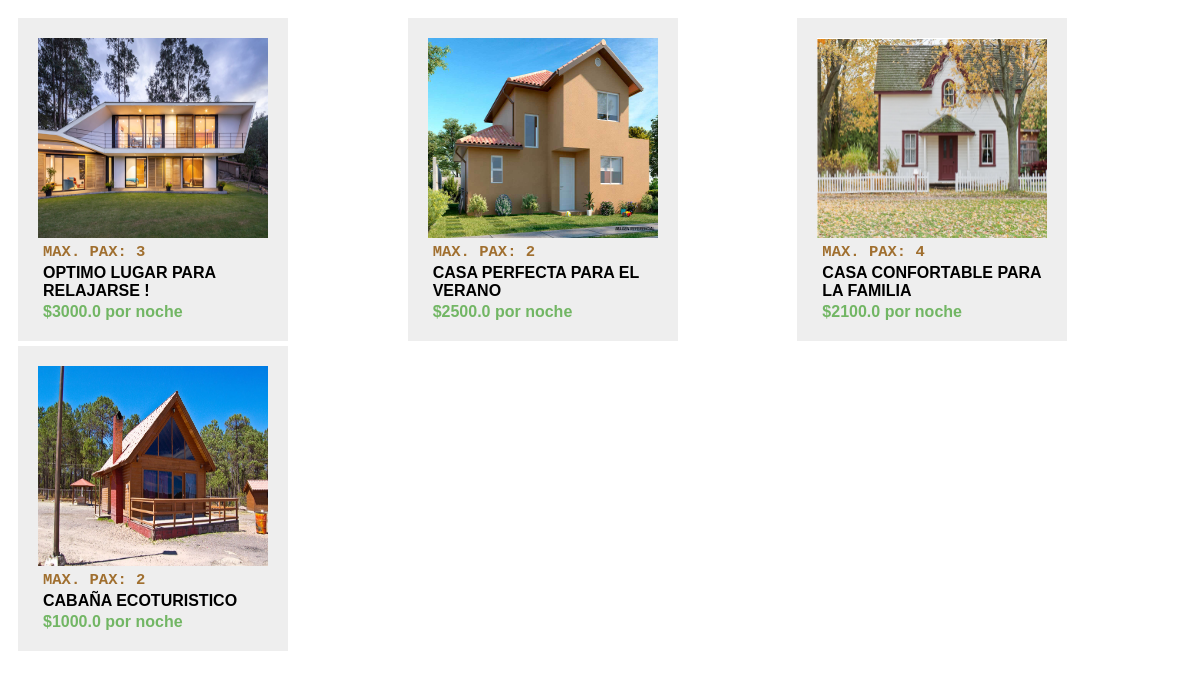
The page / on the database its author committed.
### hotel/models.py (models this page shows, shortened)
class Ownership(models.Model):
    amount_pax = models.IntegerField(default=1)
    title = models.CharField(max_length=60, default='Undefined Title')
    city = models.ForeignKey(City, on_delete=models.CASCADE)
    cover = models.ImageField(blank=False, null=False, upload_to='static/images/', default='')
    rate = models.FloatField(default=0)
    host = models.ForeignKey(Host,on_delete=models.CASCADE, null=True)

### hotel/views.py (the view)
# urls.py: path('', index, name="index")
def index(request):
    cities = get_list_or_404(City) # me traigo todas las ciudades y si no hay ninguna lanzo error 404
    ownerships = Ownership.objects.all() # me traigo todas las propiedades y no importa si no hay ninguna
    context = {
        'cities': cities,
        'ownerships': ownerships
    }
    return render(request, 'hotel/home.html', context)

### templates/hotel/home.html (shortened to what this page needs)
<!doctype html>
{% load static from staticfiles %}
<html lang="en">
<head>
    <link rel="stylesheet" href="{% static 'css/style.css' %}">
</head>
<body>
    <main class="main">
        {% if ownerships %}
        <div class="ownerships">
            {% for ownership in ownerships %}
            <div class="ownership-card">
                <img class="ownership-image" src="{{ownership.cover}}" alt="{{ownership.title}}">
                <div class="ownership-body">
                    <div class="ownership-details">
                        <span class="ownership-amount-pax">Max. Pax: {{ ownership.amount_pax }}</span>
                    </div>
                    <p class="ownership-title">{{ ownership.title }}</p>
                    <span class="ownership-rate">${{ ownership.rate }} por noche</span>
                </div>
            </div>
            {% endfor %}
        </div>
        {% else %}
        <h3>No hay propiedades</h3>
        {% endif %}
    </main>
</body>
</html>

### static/css/style.css (style rules this page uses)
body { font-family: sans-serif; }
.ownerships { padding:10px; display: grid; column-gap: 5px; row-gap: 5px; grid-template-columns: repeat(auto-fit, minmax(19rem,1fr)); }
.ownership-card { cursor: pointer; padding:20px; width: 230px; background: #eee; }
.ownership-body { padding-left:5px; }
.ownership-image { width: 100%; height: 200px; }
.ownership-rate { color: rgb(114, 182, 100); font-weight: bold; }
.ownership-amount-pax, .ownership-title { font-weight: bold; text-transform: uppercase; }
.ownership-title { font-size: 1rem; margin: 3px; margin-left:0; }
.ownership-amount-pax { font-family: 'Courier New', Courier, monospace; font-size: .97rem; color: rgb(160, 111, 47) }

### rows shown on the page
Ownership: cover (picture), amount_pax "3", title "OPTIMO LUGAR PARA RELAJARSE !", rate "3000.0"
Ownership: cover (picture), amount_pax "2", title "CASA PERFECTA PARA EL VERANO", rate "2500.0"
Ownership: cover (picture), amount_pax "4", title "CASA CONFORTABLE PARA LA FAMILIA", rate "2100.0"
Ownership: cover (picture), amount_pax "2", title "CABAÑA ECOTURISTICO", rate "1000.0"
